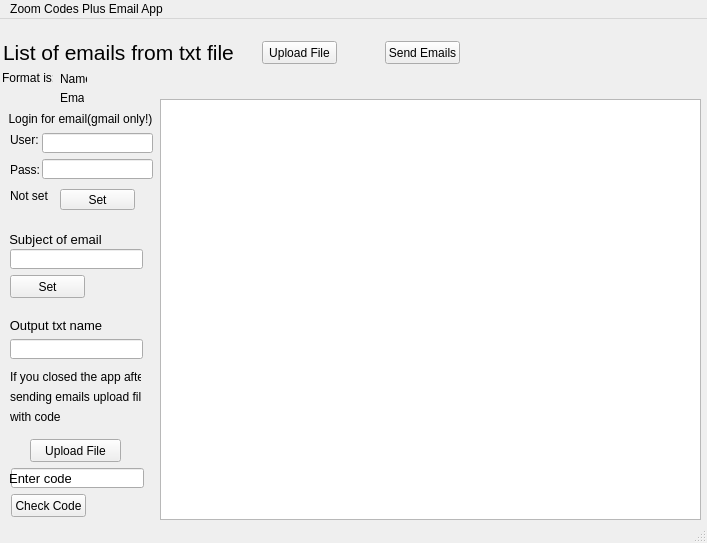
<?xml version="1.0" encoding="UTF-8"?>
<ui version="4.0">
 <class>MainWindow</class>
 <widget class="QMainWindow" name="MainWindow">
  <property name="geometry">
   <rect>
    <x>0</x>
    <y>0</y>
    <width>707</width>
    <height>543</height>
   </rect>
  </property>
  <property name="windowTitle">
   <string>EmailsUI</string>
  </property>
  <property name="iconSize">
   <size>
    <width>0</width>
    <height>0</height>
   </size>
  </property>
  <property name="tabShape">
   <enum>QTabWidget::Triangular</enum>
  </property>
  <widget class="QWidget" name="centralwidget">
   <widget class="QPushButton" name="uploadfilebut">
    <property name="enabled">
     <bool>true</bool>
    </property>
    <property name="geometry">
     <rect>
      <x>262</x>
      <y>22</y>
      <width>75</width>
      <height>23</height>
     </rect>
    </property>
    <property name="text">
     <string>Upload File</string>
    </property>
    <property name="checkable">
     <bool>false</bool>
    </property>
   </widget>
   <widget class="QLabel" name="label">
    <property name="geometry">
     <rect>
      <x>3</x>
      <y>21</y>
      <width>253</width>
      <height>25</height>
     </rect>
    </property>
    <property name="font">
     <font>
      <pointsize>16</pointsize>
     </font>
    </property>
    <property name="text">
     <string>List of emails from txt file</string>
    </property>
   </widget>
   <widget class="QPushButton" name="sendemailsbut">
    <property name="geometry">
     <rect>
      <x>385</x>
      <y>22</y>
      <width>75</width>
      <height>23</height>
     </rect>
    </property>
    <property name="text">
     <string>Send Emails</string>
    </property>
   </widget>
   <widget class="QLabel" name="label_2">
    <property name="geometry">
     <rect>
      <x>2</x>
      <y>51</y>
      <width>51</width>
      <height>16</height>
     </rect>
    </property>
    <property name="text">
     <string>Format is: </string>
    </property>
   </widget>
   <widget class="QLabel" name="label_3">
    <property name="geometry">
     <rect>
      <x>60</x>
      <y>52</y>
      <width>27</width>
      <height>16</height>
     </rect>
    </property>
    <property name="text">
     <string>Name</string>
    </property>
   </widget>
   <widget class="QLabel" name="label_4">
    <property name="geometry">
     <rect>
      <x>60</x>
      <y>71</y>
      <width>24</width>
      <height>16</height>
     </rect>
    </property>
    <property name="text">
     <string>Email</string>
    </property>
   </widget>
   <widget class="QLineEdit" name="codefinder">
    <property name="geometry">
     <rect>
      <x>11</x>
      <y>449</y>
      <width>133</width>
      <height>20</height>
     </rect>
    </property>
   </widget>
   <widget class="QLabel" name="label_6">
    <property name="geometry">
     <rect>
      <x>10</x>
      <y>451</y>
      <width>61</width>
      <height>16</height>
     </rect>
    </property>
    <property name="font">
     <font>
      <pointsize>10</pointsize>
     </font>
    </property>
    <property name="text">
     <string>Enter code</string>
    </property>
    <property name="alignment">
     <set>Qt::AlignCenter</set>
    </property>
   </widget>
   <widget class="QPushButton" name="checkcodebut">
    <property name="geometry">
     <rect>
      <x>11</x>
      <y>475</y>
      <width>75</width>
      <height>23</height>
     </rect>
    </property>
    <property name="text">
     <string>Check Code</string>
    </property>
   </widget>
   <widget class="QScrollArea" name="scrollbox">
    <property name="geometry">
     <rect>
      <x>160</x>
      <y>80</y>
      <width>541</width>
      <height>421</height>
     </rect>
    </property>
    <property name="widgetResizable">
     <bool>true</bool>
    </property>
    <widget class="QWidget" name="scrollAreaWidgetContents">
     <property name="geometry">
      <rect>
       <x>0</x>
       <y>0</y>
       <width>539</width>
       <height>419</height>
      </rect>
     </property>
     <widget class="QPlainTextEdit" name="visualtxt">
      <property name="geometry">
       <rect>
        <x>-1</x>
        <y>-1</y>
        <width>541</width>
        <height>421</height>
       </rect>
      </property>
      <property name="readOnly">
       <bool>true</bool>
      </property>
      <property name="plainText">
       <string/>
      </property>
     </widget>
    </widget>
   </widget>
   <widget class="QPushButton" name="subjectset">
    <property name="geometry">
     <rect>
      <x>10</x>
      <y>256</y>
      <width>75</width>
      <height>23</height>
     </rect>
    </property>
    <property name="text">
     <string>Set</string>
    </property>
   </widget>
   <widget class="QLabel" name="label_8">
    <property name="geometry">
     <rect>
      <x>10</x>
      <y>210</y>
      <width>91</width>
      <height>20</height>
     </rect>
    </property>
    <property name="font">
     <font>
      <pointsize>10</pointsize>
     </font>
    </property>
    <property name="text">
     <string>Subject of email</string>
    </property>
    <property name="alignment">
     <set>Qt::AlignCenter</set>
    </property>
   </widget>
   <widget class="QLineEdit" name="codefinder_2">
    <property name="geometry">
     <rect>
      <x>10</x>
      <y>230</y>
      <width>133</width>
      <height>20</height>
     </rect>
    </property>
    <property name="text">
     <string/>
    </property>
   </widget>
   <widget class="QLineEdit" name="loginuser">
    <property name="geometry">
     <rect>
      <x>42</x>
      <y>114</y>
      <width>111</width>
      <height>20</height>
     </rect>
    </property>
    <property name="text">
     <string/>
    </property>
   </widget>
   <widget class="QLabel" name="label_9">
    <property name="geometry">
     <rect>
      <x>0</x>
      <y>90</y>
      <width>161</width>
      <height>20</height>
     </rect>
    </property>
    <property name="font">
     <font>
      <pointsize>9</pointsize>
     </font>
    </property>
    <property name="text">
     <string>Login for email(gmail only!)</string>
    </property>
    <property name="alignment">
     <set>Qt::AlignCenter</set>
    </property>
   </widget>
   <widget class="QLineEdit" name="loginpass">
    <property name="geometry">
     <rect>
      <x>42</x>
      <y>140</y>
      <width>111</width>
      <height>20</height>
     </rect>
    </property>
    <property name="text">
     <string/>
    </property>
   </widget>
   <widget class="QLabel" name="label_5">
    <property name="geometry">
     <rect>
      <x>10</x>
      <y>110</y>
      <width>31</width>
      <height>21</height>
     </rect>
    </property>
    <property name="text">
     <string>User:</string>
    </property>
   </widget>
   <widget class="QLabel" name="label_10">
    <property name="geometry">
     <rect>
      <x>10</x>
      <y>140</y>
      <width>31</width>
      <height>21</height>
     </rect>
    </property>
    <property name="text">
     <string>Pass:</string>
    </property>
   </widget>
   <widget class="QPushButton" name="emailsetter">
    <property name="geometry">
     <rect>
      <x>60</x>
      <y>170</y>
      <width>75</width>
      <height>21</height>
     </rect>
    </property>
    <property name="text">
     <string>Set</string>
    </property>
   </widget>
   <widget class="QLabel" name="label_11">
    <property name="geometry">
     <rect>
      <x>10</x>
      <y>170</y>
      <width>47</width>
      <height>13</height>
     </rect>
    </property>
    <property name="text">
     <string>Not set</string>
    </property>
   </widget>
   <widget class="QPushButton" name="pushButton">
    <property name="geometry">
     <rect>
      <x>30</x>
      <y>420</y>
      <width>91</width>
      <height>23</height>
     </rect>
    </property>
    <property name="text">
     <string>Upload File</string>
    </property>
   </widget>
   <widget class="QLineEdit" name="outputtxtname">
    <property name="geometry">
     <rect>
      <x>10</x>
      <y>320</y>
      <width>133</width>
      <height>20</height>
     </rect>
    </property>
   </widget>
   <widget class="QLabel" name="label_7">
    <property name="geometry">
     <rect>
      <x>10</x>
      <y>298</y>
      <width>92</width>
      <height>16</height>
     </rect>
    </property>
    <property name="font">
     <font>
      <pointsize>10</pointsize>
     </font>
    </property>
    <property name="text">
     <string>Output txt name</string>
    </property>
    <property name="alignment">
     <set>Qt::AlignCenter</set>
    </property>
   </widget>
   <widget class="QLabel" name="label_12">
    <property name="geometry">
     <rect>
      <x>10</x>
      <y>350</y>
      <width>131</width>
      <height>16</height>
     </rect>
    </property>
    <property name="text">
     <string>If you closed the app after</string>
    </property>
   </widget>
   <widget class="QLabel" name="label_13">
    <property name="geometry">
     <rect>
      <x>10</x>
      <y>370</y>
      <width>131</width>
      <height>16</height>
     </rect>
    </property>
    <property name="text">
     <string>sending emails upload file</string>
    </property>
   </widget>
   <widget class="QLabel" name="label_14">
    <property name="geometry">
     <rect>
      <x>10</x>
      <y>390</y>
      <width>51</width>
      <height>16</height>
     </rect>
    </property>
    <property name="text">
     <string>with codes</string>
    </property>
   </widget>
  </widget>
  <widget class="QMenuBar" name="menubar">
   <property name="geometry">
    <rect>
     <x>0</x>
     <y>0</y>
     <width>707</width>
     <height>21</height>
    </rect>
   </property>
   <widget class="QMenu" name="menuZoom_Codes_Plus_Email_App">
    <property name="title">
     <string>Zoom Codes Plus Email App</string>
    </property>
    <widget class="QMenu" name="menuMade_By">
     <property name="title">
      <string>Made By</string>
     </property>
     <addaction name="actionBen_W"/>
    </widget>
    <addaction name="menuMade_By"/>
   </widget>
   <addaction name="menuZoom_Codes_Plus_Email_App"/>
  </widget>
  <widget class="QStatusBar" name="statusbar"/>
  <action name="actionBen_W">
   <property name="text">
    <string>Ben W (With Qt Designer)</string>
   </property>
  </action>
 </widget>
 <resources/>
 <connections/>
</ui>
